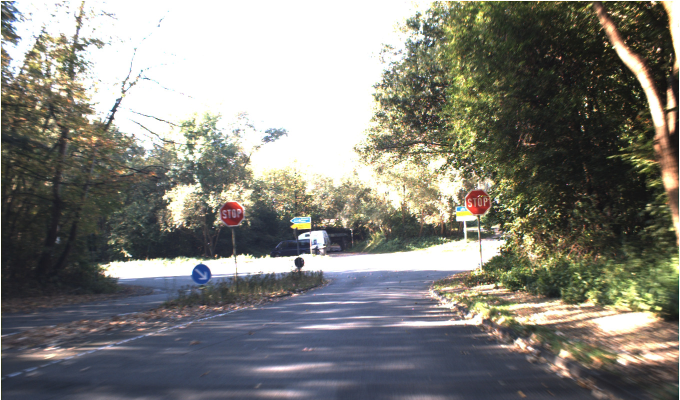
#> input picture archive (1)/GTSDB_Train_and_Test/Train/images/00074.jpg, 1360 x 800 px, found by its file name (shown at 1/2 size); its folder holds 4 pictures in this run
$ python runOrbMultiple.py
#> lines starting #> are read from the running program, lines starting #| are printed output that depends on the picture; after the words box and inside, x2 and y2 are one past the last pixel; in counts of white or black regions, pixels touching at a corner belong together
import os
import cv2
from orbDetectors import detect_with_orb, draw_detection

images_dir = r"archive (1)\GTSDB_Train_and_Test\Train\images"
labels_dir = r"archive (1)\GTSDB_Train_and_Test\Train\labels"
templates_dir = "templates"
output_dir = r"results\detections_orb"

os.makedirs(output_dir, exist_ok=True)


def get_image_files(folder):
    return [
        f for f in os.listdir(folder)
        if f.lower().endswith((".jpg", ".jpeg", ".png", ".ppm"))
    ]


def get_template_files(folder):
    template_paths = []

    for class_name in os.listdir(folder):
        class_folder = os.path.join(folder, class_name)

        if not os.path.isdir(class_folder):
            continue

        files = [
            f for f in os.listdir(class_folder)
            if f.lower().endswith((".jpg", ".jpeg", ".png", ".ppm"))
        ]

        # use only first 3 templates per class to make it faster
        for file in files[:3]:
            template_paths.append(os.path.join(class_folder, file))

    return template_paths


image_files = get_image_files(images_dir)
template_files = get_template_files(templates_dir)

image_files = image_files[:20]

total_images = 0
images_with_labels = 0
detected_images = 0

print("Images:", len(image_files))
print("Templates:", len(template_files))

for image_file in image_files:
    total_images += 1

    scene_path = os.path.join(images_dir, image_file)
    scene = cv2.imread(scene_path)
#> scene is the input picture: shape (800, 1360, 3); mean B, G, R 123.3, 129.8, 130.5

    if scene is None:
        continue

    label_path = os.path.join(
        labels_dir,
        os.path.splitext(image_file)[0] + ".txt"
    )

    if os.path.exists(label_path):
        images_with_labels += 1

    found = False
    output = scene.copy()

    print("\nProcessing:", image_file)

    for template_path in template_files:
        template = cv2.imread(template_path)

        if template is None:
            continue

        detected, corners, matches = detect_with_orb(
            template_image=template,
            scene_image=scene,
            min_matches=4
        )

        if detected:
            print("Detected:", os.path.basename(template_path), "Matches:", matches)

            output = draw_detection(output, corners, matches)
            found = True
            break

    if found:
        detected_images += 1
    else:
        cv2.putText(
            output,
            "No detection",
            (30, 40),
            cv2.FONT_HERSHEY_SIMPLEX,
            1,
            (0, 0, 255),
            2
        )
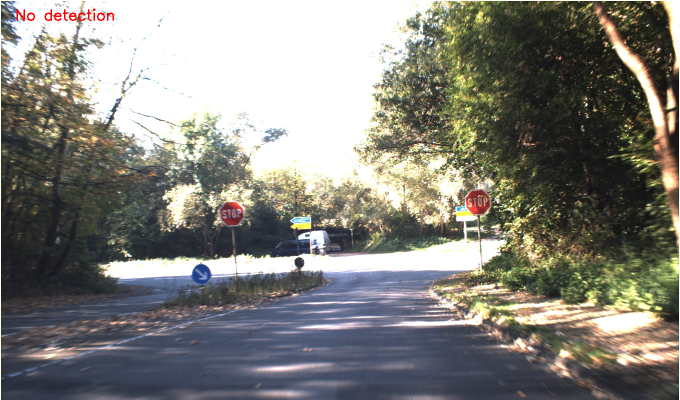
#> output: shape (800, 1360, 3) (shown at 1/2 size); 0.13% of pixels changed, all inside (x1, y1, x2, y2) = (33, 17, 228, 42)

    cv2.imwrite(os.path.join(output_dir, image_file), output)
#> pass 2 of the loop `for image_file in image_files:`:
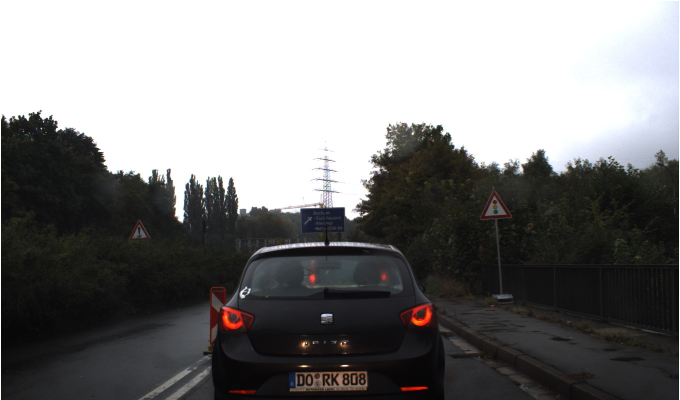
#> input picture archive (1)/GTSDB_Train_and_Test/Train/images/00105.jpg, 1360 x 800 px, found by its file name (shown at 1/2 size)
#> scene is the input picture: shape (800, 1360, 3); mean B, G, R 124.7, 124.7, 125.1
#> `cv2.putText( output, "No detection", (30, 40), cv2.FONT_HERSHEY_SIMPLE..`:
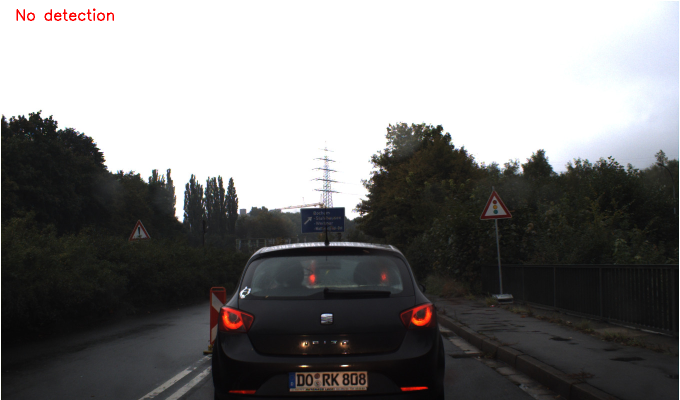
#> output: shape (800, 1360, 3) (shown at 1/2 size); 0.13% of pixels changed, all inside (x1, y1, x2, y2) = (33, 17, 228, 42)
#> pass 3 of the loop `for image_file in image_files:`:
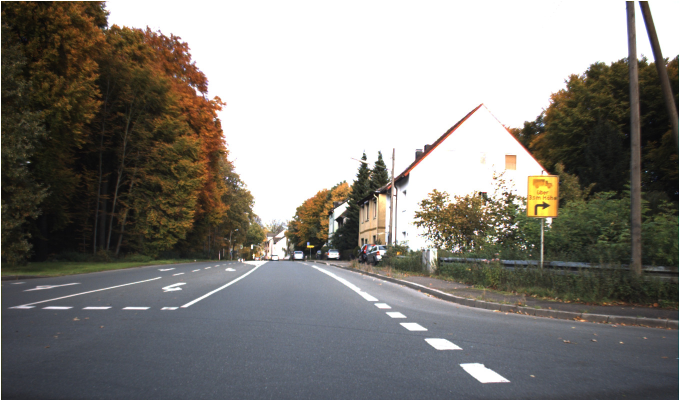
#> input picture archive (1)/GTSDB_Train_and_Test/Train/images/00145.jpg, 1360 x 800 px, found by its file name (shown at 1/2 size)
#> scene is the input picture: shape (800, 1360, 3); mean B, G, R 123.7, 128.6, 131.2
#> `cv2.putText( output, "No detection", (30, 40), cv2.FONT_HERSHEY_SIMPLE..`:
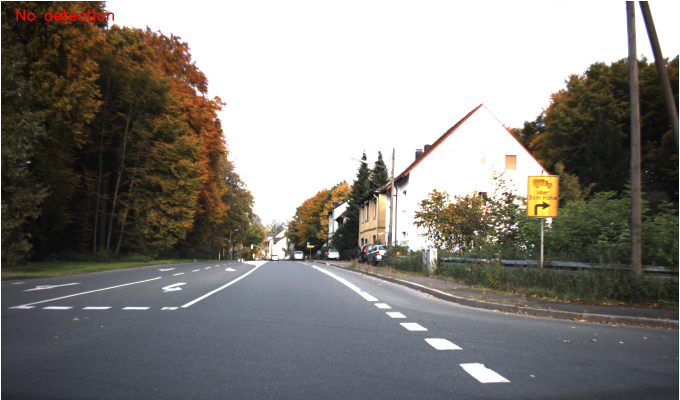
#> output: shape (800, 1360, 3) (shown at 1/2 size); 0.13% of pixels changed, all inside (x1, y1, x2, y2) = (33, 17, 228, 42)
#> the loop made 4 passes; the first 3 are shown

print("\nORB Results")
print("Total images tested:", total_images)
print("Images with traffic signs:", images_with_labels)
print("Detected images:", detected_images)

if images_with_labels > 0:
    recall = detected_images / images_with_labels
    print("Detection rate / Recall:", round(recall * 100, 2), "%")

print("\nDone. Check:", output_dir)
